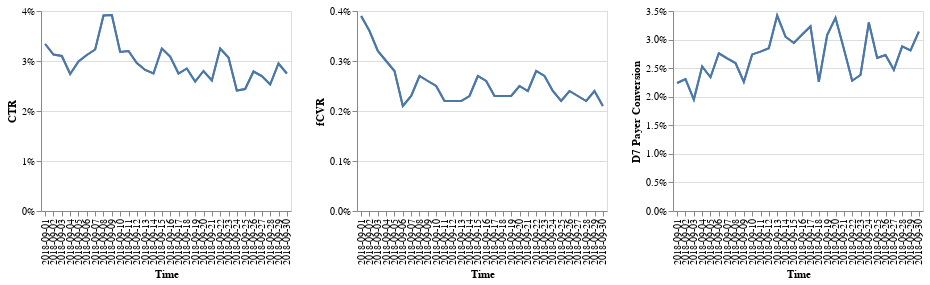

The notebook cell this image was saved under:
### Markdown cell above
### KPI Comparison: CTR vs fCVR vs D7 Payer Conversion Rate aka "D7CVR"

Lets see how the three KPIs match up against each other.

### Code cell
brush = alt.selection(type='interval', encodings=['x'])

# Define the base chart, with the common parts of the
# background and highlights
base = alt.Chart(df).mark_line().encode(
    y=alt.X(alt.repeat('column'), type='quantitative',axis=alt.Axis(format='%')),
    x='Time:O'
).properties(
    width=250,
    height=200
)

# blue background with selection
background = base.properties(
    selection=brush
)

# yellow highlights on the transformed data
highlight = base.encode(
    color=alt.value('bluegreen')
).transform_filter(
    brush
)

# layer the two charts & repeat
alt.layer(
    background, highlight,
    data=df
).repeat(
    column=["CTR", "fCVR", "D7 Payer Conversion"]
)

### Figure 1 — Vega-Lite specification as saved in the notebook (floating-point values rounded to 4 significant figures)
{"$schema": "https://vega.github.io/schema/vega-lite/v2.6.0.json", "config": {"view": {"height": 300, "width": 400}}, "datasets": {"data-b3c0feaba3a5c5d72e3465bd46c809b2": [{"CTR": 0.0334, "Click to Install": 11.8, "Clicks": 33371, "Cohort Size": 3925, "D7 Payer Conversion": 0.0224, "D7 Payers": 88, "Impressions": 1000593, "Time": "2018-09-01", "fCVR": 0.0039}, {"CTR": 0.0313, "Click to Install": 11.4, "Clicks": 38675, "Cohort Size": 4425, "D7 Payer Conversion": 0.0231, "D7 Payers": 102, "Impressions": 1235620, "Time": "2018-09-02", "fCVR": 0.0036}, {"CTR": 0.031, "Click to Install": 10.3, "Clicks": 40821, "Cohort Size": 4195, "D7 Payer Conversion": 0.0195, "D7 Payers": 82, "Impressions": 1318256, "Time": "2018-09-03", "fCVR": 0.0032}, {"CTR": 0.0274, "Click to Install": 11.1, "Clicks": 31356, "Cohort Size": 3475, "D7 Payer Conversion": 0.0253, "D7 Payers": 88, "Impressions": 1144845, "Time": "2018-09-04", "fCVR": 0.003}, {"CTR": 0.0299, "Click to Install": 9.2, "Clicks": 34715, "Cohort Size": 3205, "D7 Payer Conversion": 0.0234, "D7 Payers": 75, "Impressions": 1159113, "Time": "2018-09-05", "fCVR": 0.0028}, {"CTR": 0.0312, "Click to Install": 6.8, "Clicks": 43913, "Cohort Size": 2974, "D7 Payer Conversion": 0.0276, "D7 Payers": 82, "Impressions": 1409692, "Time": "2018-09-06", "fCVR": 0.0021}, {"CTR": 0.0323, "Click to Install": 7.1, "Clicks": 42685, "Cohort Size": 3029, "D7 Payer Conversion": 0.0267, "D7 Payers": 81, "Impressions": 1320359, "Time": "2018-09-07", "fCVR": 0.0023}, {"CTR": 0.0391, "Click to Install": 6.9, "Clicks": 53271, "Cohort Size": 3663, "D7 Payer Conversion": 0.0259, "D7 Payers": 95, "Impressions": 1361364, "Time": "2018-09-08", "fCVR": 0.0027}, {"CTR": 0.0392, "Click to Install": 6.6, "Clicks": 57029, "Cohort Size": 3769, "D7 Payer Conversion": 0.0226, "D7 Payers": 85, "Impressions": 1456486, "Time": "2018-09-09", "fCVR": 0.0026}, {"CTR": 0.0318, "Click to Install": 7.9, "Clicks": 39869, "Cohort Size": 3137, "D7 Payer Conversion": 0.0274, "D7 Payers": 86, "Impressions": 1253203, "Time": "2018-09-10", "fCVR": 0.0025}, {"CTR": 0.032, "Click to Install": 6.9, "Clicks": 46343, "Cohort Size": 3192, "D7 Payer Conversion": 0.0279, "D7 Payers": 89, "Impressions": 1448567, "Time": "2018-09-11", "fCVR": 0.0022}, {"CTR": 0.0296, "Click to Install": 7.4, "Clicks": 41577, "Cohort Size": 3087, "D7 Payer Conversion": 0.0285, "D7 Payers": 88, "Impressions": 1405218, "Time": "2018-09-12", "fCVR": 0.0022}, {"CTR": 0.0282, "Click to Install": 7.8, "Clicks": 44253, "Cohort Size": 3447, "D7 Payer Conversion": 0.0342, "D7 Payers": 118, "Impressions": 1566663, "Time": "2018-09-13", "fCVR": 0.0022}, {"CTR": 0.0275, "Click to Install": 8.3, "Clicks": 37678, "Cohort Size": 3119, "D7 Payer Conversion": 0.0305, "D7 Payers": 95, "Impressions": 1371972, "Time": "2018-09-14", "fCVR": 0.0023}, {"CTR": 0.0325, "Click to Install": 8.2, "Clicks": 44254, "Cohort Size": 3608, "D7 Payer Conversion": 0.0294, "D7 Payers": 106, "Impressions": 1359780, "Time": "2018-09-15", "fCVR": 0.0027}, {"CTR": 0.0309, "Click to Install": 8.3, "Clicks": 43928, "Cohort Size": 3658, "D7 Payer Conversion": 0.0309, "D7 Payers": 113, "Impressions": 1419329, "Time": "2018-09-16", "fCVR": 0.0026}, {"CTR": 0.0275, "Click to Install": 8.4, "Clicks": 32327, "Cohort Size": 2721, "D7 Payer Conversion": 0.0323, "D7 Payers": 88, "Impressions": 1174032, "Time": "2018-09-17", "fCVR": 0.0023}, {"CTR": 0.0285, "Click to Install": 8.2, "Clicks": 29180, "Cohort Size": 2390, "D7 Payer Conversion": 0.0226, "D7 Payers": 54, "Impressions": 1023391, "Time": "2018-09-18", "fCVR": 0.0023}, {"CTR": 0.0259, "Click to Install": 8.7, "Clicks": 29435, "Cohort Size": 2565, "D7 Payer Conversion": 0.0308, "D7 Payers": 79, "Impressions": 1134678, "Time": "2018-09-19", "fCVR": 0.0023}, {"CTR": 0.028, "Click to Install": 8.9, "Clicks": 28172, "Cohort Size": 2516, "D7 Payer Conversion": 0.0338, "D7 Payers": 85, "Impressions": 1006182, "Time": "2018-09-20", "fCVR": 0.0025}, {"CTR": 0.0261, "Click to Install": 9.2, "Clicks": 28814, "Cohort Size": 2644, "D7 Payer Conversion": 0.0284, "D7 Payers": 75, "Impressions": 1105777, "Time": "2018-09-21", "fCVR": 0.0024}, {"CTR": 0.0325, "Click to Install": 8.7, "Clicks": 35713, "Cohort Size": 3111, "D7 Payer Conversion": 0.0228, "D7 Payers": 71, "Impressions": 1099185, "Time": "2018-09-22", "fCVR": 0.0028}, {"CTR": 0.0307, "Click to Install": 8.9, "Clicks": 39284, "Cohort Size": 3481, "D7 Payer Conversion": 0.0238, "D7 Payers": 83, "Impressions": 1277943, "Time": "2018-09-23", "fCVR": 0.0027}, {"CTR": 0.0241, "Click to Install": 9.9, "Clicks": 30631, "Cohort Size": 3027, "D7 Payer Conversion": 0.033, "D7 Payers": 100, "Impressions": 1273232, "Time": "2018-09-24", "fCVR": 0.0024}, {"CTR": 0.0244, "Click to Install": 9.2, "Clicks": 30962, "Cohort Size": 2838, "D7 Payer Conversion": 0.0268, "D7 Payers": 76, "Impressions": 1271144, "Time": "2018-09-25", "fCVR": 0.0022}, {"CTR": 0.0279, "Click to Install": 8.5, "Clicks": 34439, "Cohort Size": 2930, "D7 Payer Conversion": 0.0273, "D7 Payers": 80, "Impressions": 1235172, "Time": "2018-09-26", "fCVR": 0.0024}, {"CTR": 0.027, "Click to Install": 8.6, "Clicks": 31953, "Cohort Size": 2751, "D7 Payer Conversion": 0.0247, "D7 Payers": 68, "Impressions": 1181530, "Time": "2018-09-27", "fCVR": 0.0023}, {"CTR": 0.0253, "Click to Install": 8.8, "Clicks": 30722, "Cohort Size": 2712, "D7 Payer Conversion": 0.0288, "D7 Payers": 78, "Impressions": 1214674, "Time": "2018-09-28", "fCVR": 0.0022}, {"CTR": 0.0295, "Click to Install": 8, "Clicks": 39313, "Cohort Size": 3133, "D7 Payer Conversion": 0.0281, "D7 Payers": 88, "Impressions": 1331501, "Time": "2018-09-29", "fCVR": 0.0024}, {"CTR": 0.0275, "Click to Install": 7.6, "Clicks": 45079, "Cohort Size": 3413, "D7 Payer Conversion": 0.0314, "D7 Payers": 107, "Impressions": 1642131, "Time": "2018-09-30", "fCVR": 0.0021}]}, "repeat": {"column": ["CTR", "fCVR", "D7 Payer Conversion"]}, "spec": {"data": {"name": "data-b3c0feaba3a5c5d72e3465bd46c809b2"}, "layer": [{"data": {"name": "data-b3c0feaba3a5c5d72e3465bd46c809b2"}, "encoding": {"x": {"field": "Time", "type": "ordinal"}, "y": {"axis": {"format": "%"}, "field": {"repeat": "column"}, "type": "quantitative"}}, "height": 200, "mark": "line", "selection": {"selector005": {"encodings": ["x"], "mark": {"fill": "#333", "fillOpacity": 0.125, "stroke": "white"}, "on": "[mousedown, window:mouseup] > window:mousemove!", "resolve": "global", "translate": "[mousedown, window:mouseup] > window:mousemove!", "type": "interval", "zoom": "wheel!"}}, "width": 250}, {"data": {"name": "data-b3c0feaba3a5c5d72e3465bd46c809b2"}, "encoding": {"color": {"value": "bluegreen"}, "x": {"field": "Time", "type": "ordinal"}, "y": {"axis": {"format": "%"}, "field": {"repeat": "column"}, "type": "quantitative"}}, "height": 200, "mark": "line", "transform": [{"filter": {"selection": "selector005"}}], "width": 250}]}}
